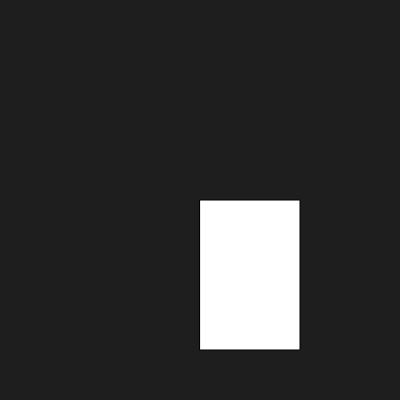
Frame 1 (no input)
Frame 60 (no input): identical to frame 1, image omitted
Frame 120 (the mouse pressed at the canvas centre since frame 60): identical to frame 1, image omitted

The p5.js sketch that drew this single still picture (run headless with seeded random() and noise() and a simulated clock; from frame 60 on, the mouse is pressed at the canvas centre):

// p5.js sketch
// ── sketch.js

function setup() {
  createCanvas(400,400);
}

function draw() 
{
  background(30);
  rect(200,200,100,150)
}
